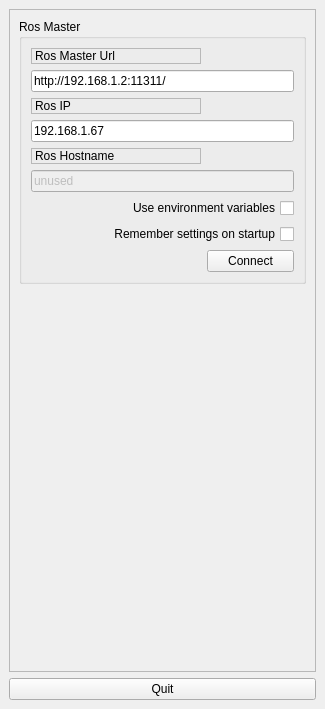
   <widget class="QDockWidget" name="dock_status">
    <property name="geometry">
     <rect>
      <x>1560</x>
      <y>30</y>
      <width>325</width>
      <height>709</height>
     </rect>
    </property>
    <property name="sizePolicy">
     <sizepolicy hsizetype="Minimum" vsizetype="Preferred">
      <horstretch>0</horstretch>
      <verstretch>0</verstretch>
     </sizepolicy>
    </property>
    <property name="minimumSize">
     <size>
      <width>325</width>
      <height>395</height>
     </size>
    </property>
    <property name="allowedAreas">
     <set>Qt::RightDockWidgetArea</set>
    </property>
    <property name="windowTitle">
     <string>Command Panel</string>
    </property>
    <widget class="QWidget" name="dockWidgetContents_2">
     <layout class="QVBoxLayout" name="verticalLayout">
      <item>
       <widget class="QFrame" name="frame">
        <property name="sizePolicy">
         <sizepolicy hsizetype="Minimum" vsizetype="Preferred">
          <horstretch>0</horstretch>
          <verstretch>0</verstretch>
         </sizepolicy>
        </property>
        <property name="frameShape">
         <enum>QFrame::StyledPanel</enum>
        </property>
        <property name="frameShadow">
         <enum>QFrame::Raised</enum>
        </property>
        <layout class="QVBoxLayout" name="verticalLayout_3">
         <item>
          <widget class="QGroupBox" name="groupBox">
           <property name="title">
            <string>Ros Master</string>
           </property>
           <layout class="QGridLayout" name="gridLayout">
            <item row="8" column="0">
             <spacer name="horizontalSpacer">
              <property name="orientation">
               <enum>Qt::Horizontal</enum>
              </property>
              <property name="sizeHint" stdset="0">
               <size>
                <width>170</width>
                <height>21</height>
               </size>
              </property>
             </spacer>
            </item>
            <item row="7" column="0" colspan="2">
             <widget class="QCheckBox" name="checkbox_remember_settings">
              <property name="layoutDirection">
               <enum>Qt::RightToLeft</enum>
              </property>
              <property name="text">
               <string>Remember settings on startup</string>
              </property>
             </widget>
            </item>
            <item row="0" column="0">
             <widget class="QLabel" name="label_15">
              <property name="frameShape">
               <enum>QFrame::StyledPanel</enum>
              </property>
              <property name="frameShadow">
               <enum>QFrame::Raised</enum>
              </property>
              <property name="text">
               <string>Ros Master Url</string>
              </property>
             </widget>
            </item>
            <item row="1" column="0" colspan="2">
             <widget class="QLineEdit" name="line_edit_master">
              <property name="text">
               <string>http://192.168.1.2:11311/</string>
              </property>
             </widget>
            </item>
            <item row="3" column="0" colspan="2">
             <widget class="QLineEdit" name="line_edit_host">
              <property name="text">
               <string>192.168.1.67</string>
              </property>
             </widget>
            </item>
            <item row="5" column="0" colspan="2">
             <widget class="QLineEdit" name="line_edit_topic">
              <property name="enabled">
               <bool>false</bool>
              </property>
              <property name="text">
               <string>unused</string>
              </property>
             </widget>
            </item>
            <item row="8" column="1">
             <widget class="QPushButton" name="button_connect">
              <property name="enabled">
               <bool>true</bool>
              </property>
              <property name="sizePolicy">
               <sizepolicy hsizetype="MinimumExpanding" vsizetype="Fixed">
                <horstretch>0</horstretch>
                <verstretch>0</verstretch>
               </sizepolicy>
              </property>
              <property name="toolTip">
               <string>Set the target to the current joint trajectory state.</string>
              </property>
              <property name="statusTip">
               <string>Clear all waypoints and set the target to the current joint trajectory state.</string>
              </property>
              <property name="text">
               <string>Connect</string>
              </property>
             </widget>
            </item>
            <item row="6" column="0" colspan="2">
             <widget class="QCheckBox" name="checkbox_use_environment">
              <property name="layoutDirection">
               <enum>Qt::RightToLeft</enum>
              </property>
              <property name="text">
               <string>Use environment variables</string>
              </property>
             </widget>
            </item>
            <item row="4" column="0">
             <widget class="QLabel" name="label_25">
              <property name="frameShape">
               <enum>QFrame::StyledPanel</enum>
              </property>
              <property name="frameShadow">
               <enum>QFrame::Raised</enum>
              </property>
              <property name="text">
               <string>Ros Hostname</string>
              </property>
             </widget>
            </item>
            <item row="2" column="0">
             <widget class="QLabel" name="label_45">
              <property name="frameShape">
               <enum>QFrame::StyledPanel</enum>
              </property>
              <property name="frameShadow">
               <enum>QFrame::Raised</enum>
              </property>
              <property name="text">
               <string>Ros IP</string>
              </property>
             </widget>
            </item>
           </layout>
          </widget>
         </item>
         <item>
          <spacer name="verticalSpacer_3">
           <property name="orientation">
            <enum>Qt::Vertical</enum>
           </property>
           <property name="sizeHint" stdset="0">
            <size>
             <width>20</width>
             <height>233</height>
            </size>
           </property>
          </spacer>
         </item>
        </layout>
       </widget>
      </item>
      <item>
       <widget class="QPushButton" name="quit_button">
        <property name="sizePolicy">
         <sizepolicy hsizetype="MinimumExpanding" vsizetype="Fixed">
          <horstretch>0</horstretch>
          <verstretch>0</verstretch>
         </sizepolicy>
        </property>
        <property name="text">
         <string>Quit</string>
        </property>
       </widget>
      </item>
     </layout>
    </widget>
   </widget>
